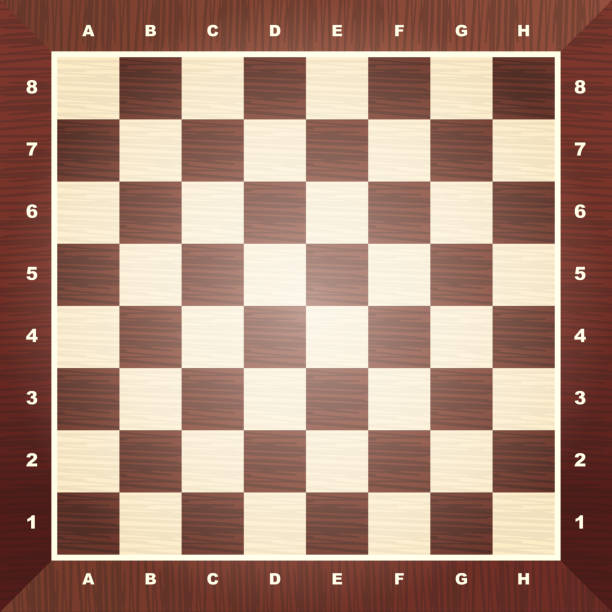
#> input picture images/stock_chessboard_empty.jpg, 612 x 612 px
$ jupyter execute tracking_experiments.ipynb   (older library calls are emulated)
#> lines starting #> are read from the running program, lines starting #| are printed output that depends on the picture; after the words box and inside, x2 and y2 are one past the last pixel; in counts of white or black regions, pixels touching at a corner belong together
[cell 1]
import numpy as np
import cv2
from PIL import Image

[cell 2]
def imshow(img: np.ndarray, scale=1.0):
    temp_img = cv2.cvtColor(img, cv2.COLOR_BGR2RGB)
    temp_img = cv2.resize(temp_img, None, fx=scale, fy=scale)
    display(Image.fromarray(temp_img))

def draw_points(img: np.ndarray, points: np.ndarray):
    for x, y in points:
        img = cv2.circle(img, (x,y), radius=5, color=(0, 0, 255), thickness=-1)
    return img

def draw_mask(img: np.ndarray, mask: np.ndarray):
    if len(img.shape) == 3:
        color = (0, 0, 255)
    else:
        color = 255
    temp_img = img.copy()
    temp_img[mask > 0] = color
    return temp_img

## Loading videos/images

[cell 3]
# game = cv2.VideoCapture("./videos/asmr_chess_short.mp4")
# if game.isOpened():
#     print("Video loaded")

[cell 4]
# [4 lines of commented-out code are left out]

[cell 5]
board_img = cv2.imread("./images/stock_chessboard_empty.jpg")
#> board_img is the input picture: shape (612, 612, 3); mean B, G, R 118, 133.7, 168.3
# board_img = cv2.imread("./images/chess_with_pieces.jpg")
board_img_gray = cv2.cvtColor(board_img, cv2.COLOR_BGR2GRAY)
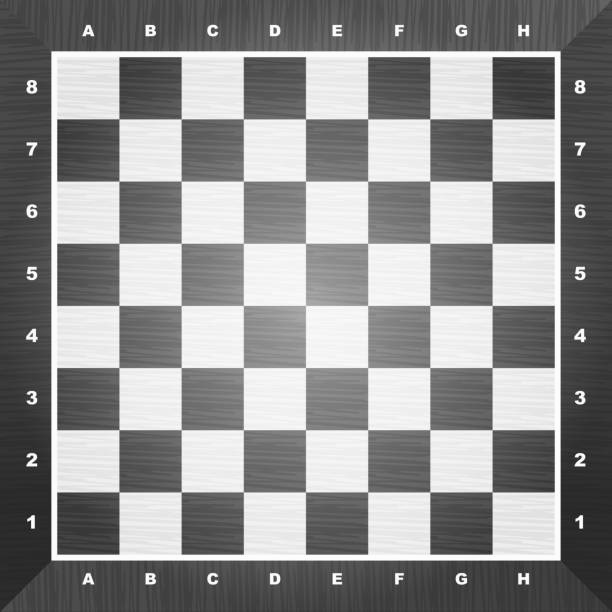
#> board_img_gray: shape (612, 612); min 19, max 254, mean 142.3

[cell 6]
imshow(board_img_gray)

## Corner + Line detection

[cell 7]
def sobel(src_image, kernel_size):
    grad_x = cv2.Sobel(src_image, cv2.CV_16S, 1, 0, ksize=kernel_size, scale=1,
                      delta=0, borderType=cv2.BORDER_DEFAULT)
    grad_y = cv2.Sobel(src_image, cv2.CV_16S, 0, 1, ksize=kernel_size, scale=1,
                      delta=0, borderType=cv2.BORDER_DEFAULT)
    abs_grad_x = cv2.convertScaleAbs(grad_x)
    abs_grad_y = cv2.convertScaleAbs(grad_y)

    grad = cv2.addWeighted(abs_grad_x, 0.5, abs_grad_y, 0.5, 0)

    return grad


def calc_corners_mask(img_gray: np.ndarray):
    # img_gray = cv2.GaussianBlur(img_gray, (3, 3), 0)
    img_gray = sobel(img_gray, 3)
    dst = cv2.cornerHarris(img_gray, 2, 3, 0.04)
    dst = cv2.dilate(dst, None)

    corner_mask = np.zeros_like(img_gray, dtype=np.uint8)
    corner_mask[(dst > 0.01*dst.max())] = 255
    return corner_mask

temp_img = board_img.copy()
temp_img[calc_corners_mask(board_img_gray) > 0] = [0, 0, 255]
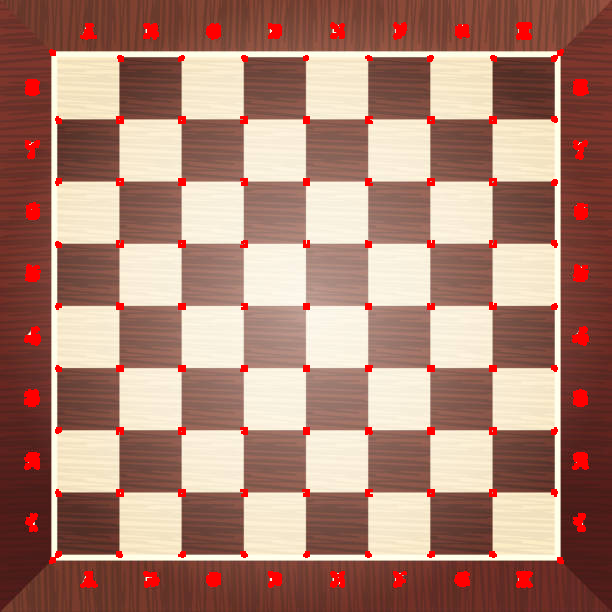
#> temp_img: shape (612, 612, 3); 2.91% of pixels changed, all inside (x1, y1, x2, y2) = (24, 22, 589, 588)
imshow(temp_img)

[cell 8]
# def adaptive_thresh_gauss(img: np.ndarray, blocksize=3, constant=2):
#     img_ad_gauss = cv2.adaptiveThreshold(
#         img,
#         255,
#         cv2.ADAPTIVE_THRESH_MEAN_C,
#         cv2.THRESH_BINARY_INV,
#         blocksize,
#         constant,
#     )
#     return img_ad_gauss

def calc_lines_mask(img_gray: np.ndarray):
    otsu_thresh, _ = cv2.threshold(img_gray, 0, 255, cv2.THRESH_BINARY + cv2.THRESH_OTSU)
    edges = cv2.Canny(img_gray, 0.5*otsu_thresh, otsu_thresh, apertureSize=3)
    lines = cv2.HoughLines(edges, 1, np.pi / 180, min(img_gray.shape) // 5)
    print(len(lines))

    # edges = adaptive_thresh_gauss(img_gray, 3)
    # lines = cv2.HoughLines(edges, 1, np.pi / 180, 200)

    line_mask = np.zeros_like(img_gray, dtype=np.uint8)
    for rho, theta in lines[:, 0]:
        a = np.cos(theta)
        b = np.sin(theta)
        x0 = a * rho
        y0 = b * rho
        x1 = int(x0 + 10000 * (-b))
        y1 = int(y0 + 10000 * (a))
        x2 = int(x0 - 10000 * (-b))
        y2 = int(y0 - 10000 * (a))
        cv2.line(line_mask, (x1, y1), (x2, y2), 255, 2)
    return line_mask


def calc_lines_p_mask(img_gray: np.ndarray):
    otsu_thresh, _ = cv2.threshold(img_gray, 0, 255, cv2.THRESH_BINARY + cv2.THRESH_OTSU)
    edges = cv2.Canny(img_gray, 0.5*otsu_thresh, otsu_thresh, apertureSize=3)
    lines = cv2.HoughLinesP(edges, 1, np.pi / 180, 100, minLineLength=100, maxLineGap=10)

    line_mask = np.zeros_like(img_gray, dtype=np.uint8)
    for line in lines:
        x1, y1, x2, y2 = line[0]
        cv2.line(line_mask, (x1, y1), (x2, y2), 255, 2)
    return line_mask

def draw_lines(img: np.ndarray, lines: np.ndarray):
    line_image = np.copy(img)
    if lines is not None:
        for rho, theta in lines[:, 0]:
            a = np.cos(theta)
            b = np.sin(theta)
            x0 = a * rho
            y0 = b * rho
            x1 = int(x0 + 10000 * (-b))
            y1 = int(y0 + 10000 * (a))
            x2 = int(x0 - 10000 * (-b))
            y2 = int(y0 - 10000 * (a))
            cv2.line(line_image, (x1, y1), (x2, y2), (0, 0, 255), 2)
    return line_image

[cell 9]
imshow(draw_mask(board_img, calc_lines_mask(board_img_gray)))
#> in calc_lines_mask, `otsu_thresh, _ = cv2.threshold(img_gray, 0, 255, cv2.THRESH_BINARY + c..`: otsu_thresh = 161
#> in calc_lines_mask, `edges = cv2.Canny(img_gray, 0.5*otsu_thresh, otsu_thresh, apertureSize..`:
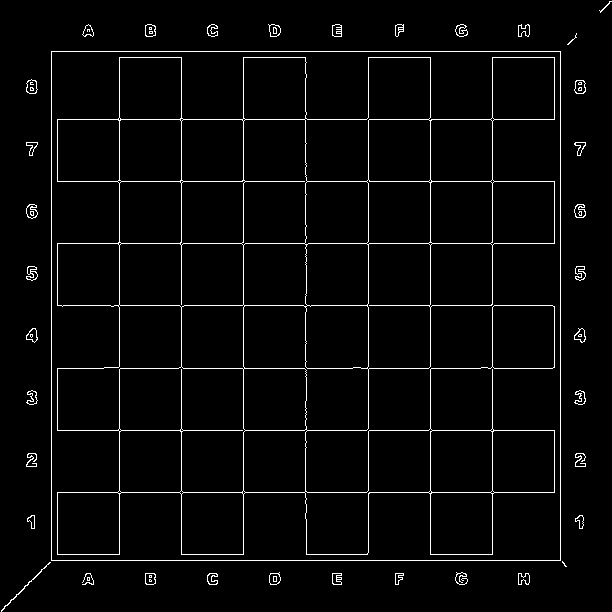
#> edges: shape (612, 612); 3.2% white in thin lines or dots
#> in calc_lines_mask, `lines = cv2.HoughLines(edges, 1, np.pi / 180, min(img_gray.shape) // 5)`: lines = 22 rows, first 8: [51, 0], [560, 0], [51, 1.57], [560, 1.57], [119, 0], [430, 0], [119, 1.57], [181, 0]
#| 22
#> the loop in calc_lines_mask, `for rho, theta in lines[:, 0]:` made 22 passes
#> (rho, theta, a, b, x0, y0, x1, y1) on passes 1 to 12: (51, 0, 1, 0, 51, 0, 51, 10000), (560, 0, 1, 0, 560, 0, 560, 10000), (51, 1.57, -4.37e-08, 1, -2.23e-06, 51, -10000, 50), (560, 1.57, -4.37e-08, 1, -2.45e-05, 560, -10000, 559), (119, 0, 1, 0, 119, 0, 119, 10000), (430, 0, 1, 0, 430, 0, 430, 10000), (119, 1.57, -4.37e-08, 1, -5.2e-06, 119, -10000, 118), (181, 0, 1, 0, 181, 0, 181, 10000), (430, 1.57, -4.37e-08, 1, -1.88e-05, 430, -10000, 429), (243, 0, 1, 0, 243, 0, 243, 10000), (492, 0, 1, 0, 492, 0, 492, 10000), (181, 1.57, -4.37e-08, 1, -7.91e-06, 181, -10000, 180)
#> after the loop in calc_lines_mask, `for rho, theta in lines[:, 0]:`:
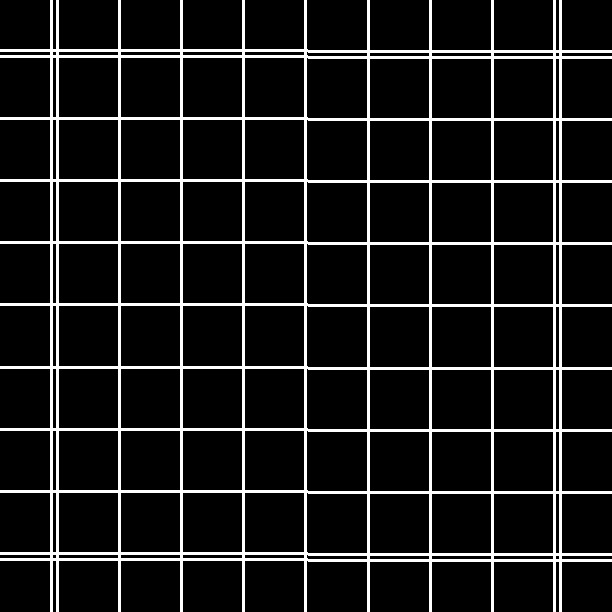
#> line_mask: shape (612, 612); 10.5% white; 1 white region, box (x1, y1, x2, y2) and area: (0, 0, 612, 612) 39303
#> in draw_mask, `color = (0, 0, 255)`: color = (0, 0, 255)
#> in draw_mask, `temp_img[mask > 0] = color`:
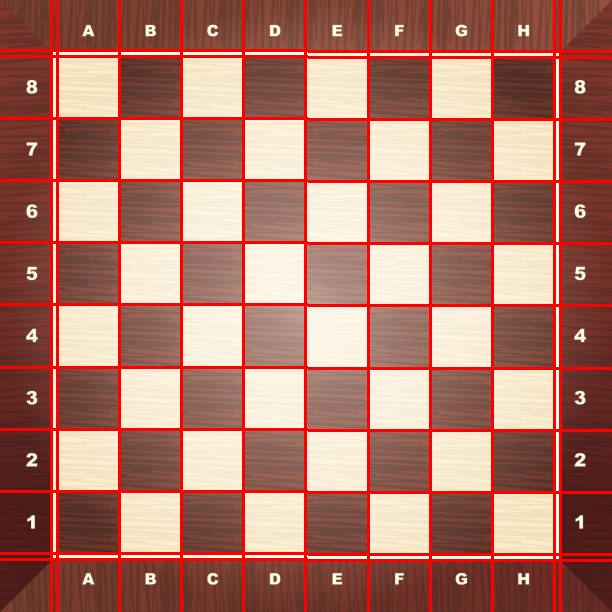
#> temp_img: shape (612, 612, 3); 10.49% of pixels changed, all inside (x1, y1, x2, y2) = (0, 0, 612, 612)

[cell 10]
line_mask = calc_lines_p_mask(board_img_gray)
#> in calc_lines_p_mask, `otsu_thresh, _ = cv2.threshold(img_gray, 0, 255, cv2.THRESH_BINARY + c..`: otsu_thresh = 161
#> in calc_lines_p_mask, `lines = cv2.HoughLinesP(edges, 1, np.pi / 180, 100, minLineLength=100,..`: lines = 19 rows, first 6: [51, 560, 51, 51], [492, 560, 492, 51], [243, 560, 243, 51], [57, 430, 560, 430], [181, 560, 181, 51], [57, 181, 560, 181]
#> the loop in calc_lines_p_mask, `for line in lines:` made 19 passes
#> (x1, y1, x2, y2) on passes 1 to 12: (51, 560, 51, 51), (492, 560, 492, 51), (243, 560, 243, 51), (57, 430, 560, 430), (181, 560, 181, 51), (57, 181, 560, 181), (52, 51, 560, 51), (52, 560, 560, 560), (57, 119, 560, 119), (430, 554, 430, 57), (57, 243, 560, 243), (560, 559, 560, 52)
#> after the loop in calc_lines_p_mask, `for line in lines:`:
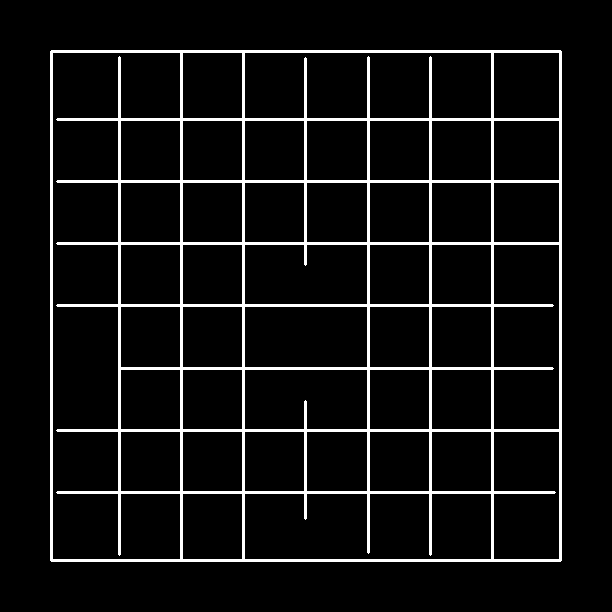
#> line_mask: shape (612, 612); 6.9% white; 1 white region, box (x1, y1, x2, y2) and area: (50, 50, 562, 562) 26016
corner_mask = calc_corners_mask(board_img_gray)
#> call 2 of sobel, with kernel_size = 3
#> in sobel (call 2), `grad_y = cv2.Sobel(src_image, cv2.CV_16S, 0, 1, ksize=kernel_size, sca..`:
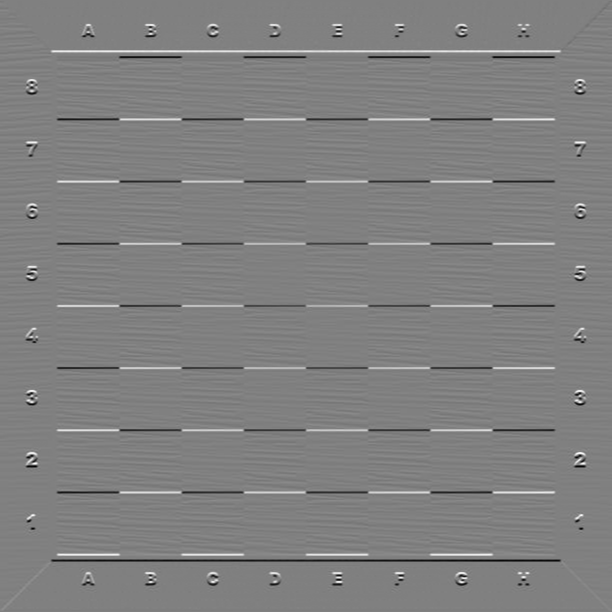
#> grad_y: shape (612, 612) int16; min -839, max 827, mean -0.2; drawn with min black and max white
#> in calc_corners_mask (call 2), `dst = cv2.cornerHarris(img_gray, 2, 3, 0.04)`:
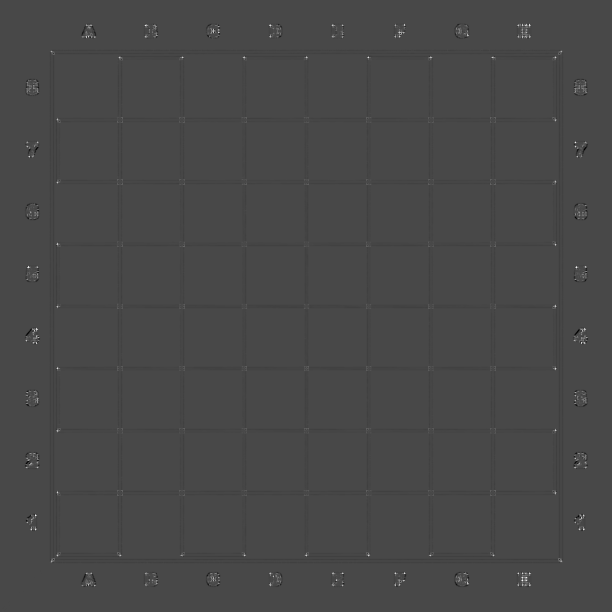
#> dst: shape (612, 612) float32; min -0.0218, max 0.055, mean -7.23e-05; drawn with min black and max white
#> corner_mask: shape (612, 612); 2.9% white; 113 white regions, largest, box (x1, y1, x2, y2) and area: (516, 22, 532, 40) 251, (24, 452, 40, 470) 244, (572, 452, 589, 470) 244

[cell 11]
imshow(draw_mask(board_img, cv2.bitwise_and(line_mask, corner_mask)))
#> in draw_mask (call 2), `temp_img[mask > 0] = color`:
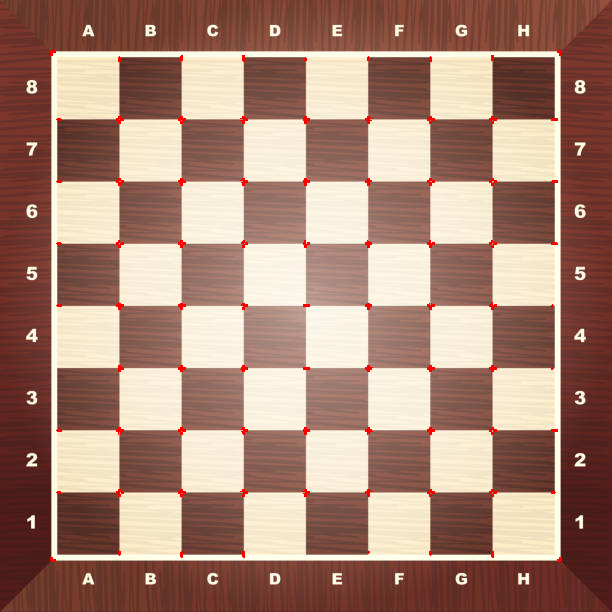
#> temp_img: shape (612, 612, 3); 0.59% of pixels changed, all inside (x1, y1, x2, y2) = (50, 50, 562, 562)

## cv2.findChessboardCorners() - [MAYBE ON TOP-DOWN EMPTY BOARD ONLY]

[cell 12]
ret, corners = cv2.findChessboardCorners(
    board_img_gray,
    (7, 7),
    None,
    flags=cv2.CALIB_CB_ADAPTIVE_THRESH+ cv2.CALIB_CB_EXHAUSTIVE
)
#> ret = True; corners = 49 rows, first 8: [119.1, 119], [181.2, 119], [243.4, 119], [305.6, 119], [367.6, 118.8], [429.7, 118.9], [492.1, 118.8], [119, 181.1]
ret
#> Out = True

[cell 13]
imshow(draw_points(board_img, corners[:, 0, :].astype(np.int32)))
#> the loop in draw_points, `for x, y in points:` made 49 passes
#> (x, y) on passes 1 to 12: (119, 118), (181, 119), (243, 118), (305, 118), (367, 118), (429, 118), (492, 118), (119, 181), (181, 181), (243, 181), (305, 181), (367, 181)
#> after the loop in draw_points, `for x, y in points:`:
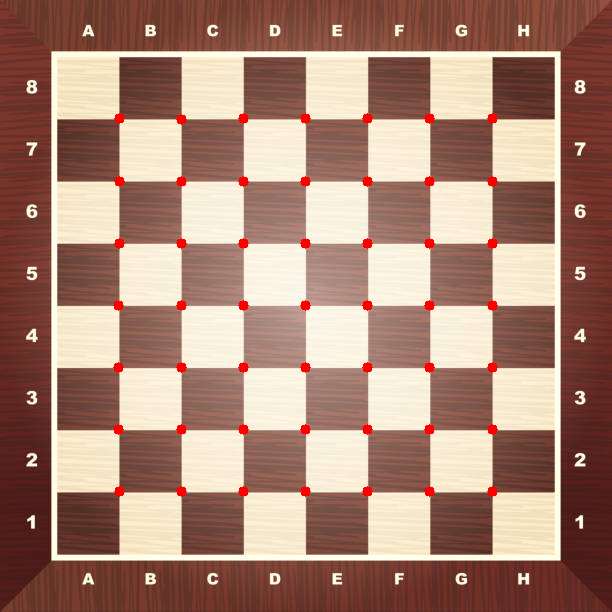
#> img: shape (612, 612, 3); mean B, G, R 116.4, 131.9, 168.9

$ run again, with images/indirect_lamp.jpg copied over images/stock_chessboard_empty.jpg
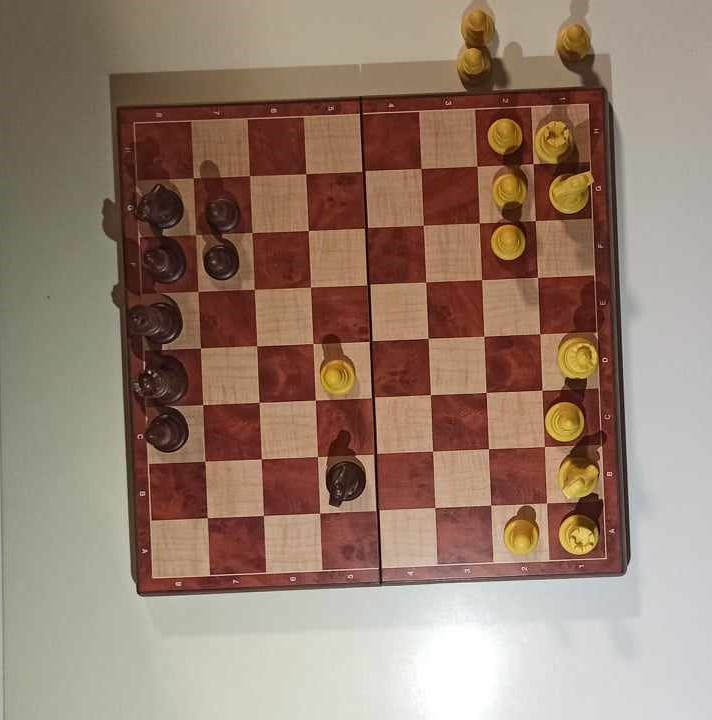
#> input picture images/indirect_lamp.jpg, 712 x 720 px
#> board_img is the input picture: shape (720, 712, 3); mean B, G, R 111, 126.2, 150.2
#> in calc_lines_mask, `otsu_thresh, _ = cv2.threshold(img_gray, 0, 255, cv2.THRESH_BINARY + c..`: otsu_thresh = 122
#> in calc_lines_mask, `edges = cv2.Canny(img_gray, 0.5*otsu_thresh, otsu_thresh, apertureSize..`:
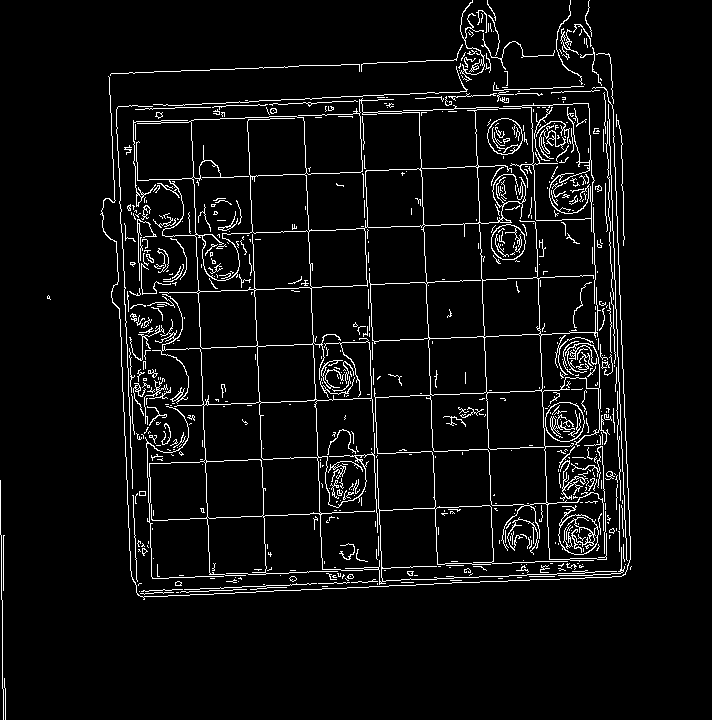
#> edges: shape (720, 712); 5.4% white in thin lines or dots, all inside (x1, y1, x2, y2) = (0, 0, 632, 720)
#> in calc_lines_mask, `lines = cv2.HoughLines(edges, 1, np.pi / 180, min(img_gray.shape) // 5)`: lines = 53 rows, first 8: [126, 1.54], [-585, 3.11], [-131, 3.11], [-604, 3.11], [-609, 3.11], [580, 1.54], [-472, 3.11], [114, 1.52]
#| 53
#> the loop in calc_lines_mask, `for rho, theta in lines[:, 0]:` made 53 passes
#> (rho, theta, a, b, x0, y0, x1, y1) on passes 1 to 8: (126, 1.54, 0.0349, 0.999, 4.4, 125.9, -9989, 474), (-585, 3.11, -0.999, 0.0349, 584.6, -20.42, 235, -10014), (-131, 3.11, -0.999, 0.0349, 130.9, -4.57, -218, -9998), (-604, 3.11, -0.999, 0.0349, 603.6, -21.08, 254, -10014), (-609, 3.11, -0.999, 0.0349, 608.6, -21.25, 259, -10015), (580, 1.54, 0.0349, 0.999, 20.24, 579.6, -9973, 928), (-472, 3.11, -0.999, 0.0349, 471.7, -16.47, 122, -10010), (114, 1.52, 0.0523, 0.999, 5.97, 113.8, -9980, 637)
#> color = (0, 0, 255)
#> in calc_lines_p_mask, `otsu_thresh, _ = cv2.threshold(img_gray, 0, 255, cv2.THRESH_BINARY + c..`: otsu_thresh = 122
#> in calc_lines_p_mask, `lines = cv2.HoughLinesP(edges, 1, np.pi / 180, 100, minLineLength=100,..`: lines = 49 rows, first 6: [194, 119, 307, 115], [609, 119, 617, 339], [591, 160, 596, 304], [147, 465, 151, 576], [137, 593, 256, 589], [170, 105, 398, 94]
#> the loop in calc_lines_p_mask, `for line in lines:` made 49 passes
#> corner_mask: shape (720, 712); 3.5% white; 372 white regions (151 under 20 px), largest, box (x1, y1, x2, y2) and area: (567, 524, 604, 559) 672, (541, 120, 571, 149) 522, (574, 342, 611, 367) 419
#> in draw_mask (call 2), `temp_img[mask > 0] = color`:
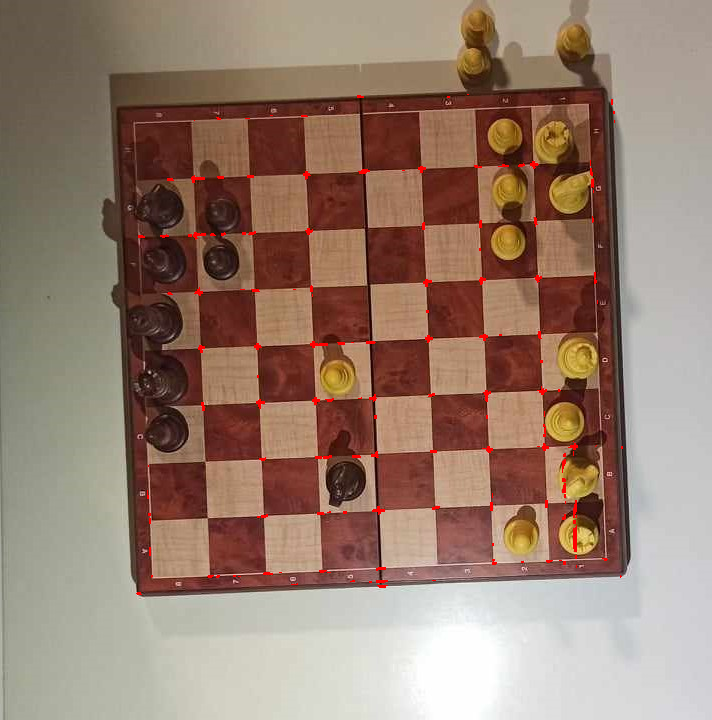
#> temp_img: shape (720, 712, 3); 0.54% of pixels changed, all inside (x1, y1, x2, y2) = (136, 94, 623, 595)
#> ret = False; corners = None
#> Out = False
